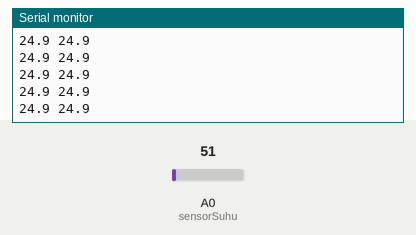
Recording of a sketch running on a simulated Arduino Uno, built with avr-gcc and run on an emulated ATmega328P. Parts: the last lines printed to the serial monitor. The test bench sets the inputs (shaded band); at power-on: A0 (sensorSuhu) = 51.

Above: at 1.2 s.
1.3 s: A0 (sensorSuhu) set to 61
At 2.0 s:
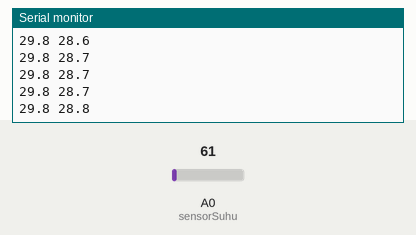
4.3 s: A0 (sensorSuhu) set to 71
At 5.1 s:
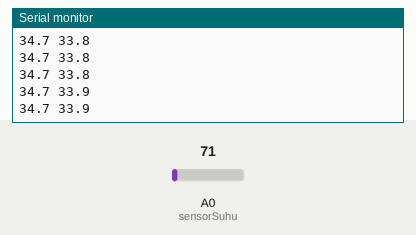
Timing chart, 0 to 7.3 s (numbered marks = the images above; inputs shaded):
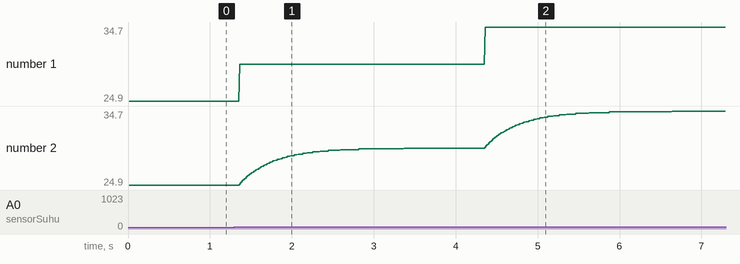

The sketch:

LPF_DIGITAL.ino
```cpp
//===============================================//
// IMPLEMENTASI LPF (LOW PASS FILTER)            //
// DI ARDUINO, UNTUK FILTER DATA DARI            //
// SENSOR SUHU, AGAR DATA LEBIH HALUS            //
// Diprogram oleh: ARIF JOHAR TAUFIQ             //
//                 (arifjt@gmail.com)            //
//                 www.youtube.com/c/ArifJTaufiq //
// Out dapat dilihat lewat SERIAL MONITOR        //
// Out dapat dilihat lewat SERIAL PLOTTER        //
//===============================================//
float AktualTemp;
float AktualTemp_1;
float tempSet;
float Awal;
float tempC1;
float sensorSuhu = A0;                  //sensor suhu IC LM35
int Ts= 10;                             //T sampling 10 mS
void setup()
{ Serial.begin(9600);
  pinMode(sensorSuhu, INPUT);
  float Awal = analogRead(sensorSuhu);  // suhu awal
  AktualTemp_1 = (5.0*Awal*100)/1024;   // konversi teg analog ke suhu Celcius
  Serial.println("Suhu Suhu_LPF");
}
void loop()
{
    float Baca = analogRead(sensorSuhu); // baca data dari sensor
    tempC1 = (5.0*Baca*100)/1024;        // konversi teg analog ke suhu

    //=========ini LPF DIGITAL ==================
    AktualTemp=(0.97*AktualTemp_1)+(0.03*tempC1);
    //=========ini  END LPF======================

    Serial.print(tempC1,1);             //plotter-1
    Serial.print(" ");                  //chr jeda
    Serial.print(AktualTemp,1);         //plotter-2
    Serial.println(" ");
    AktualTemp_1=AktualTemp;
    delay(Ts);
}
```

Measured:
- after the input at 1.3 s, the serial monitor: prints a new line after 0.06 s (image 1)
- after the input at 4.3 s, the serial monitor: prints a new line after 0.06 s (image 2)
- plotted number 1: 24.9 → 29.8 after the input at 1.3 s, 29.8 → 34.7 after the input at 4.3 s
- plotted number 2: 24.9 → 29.8 after the input at 1.3 s, 29.8 → 34.7 after the input at 4.3 s
